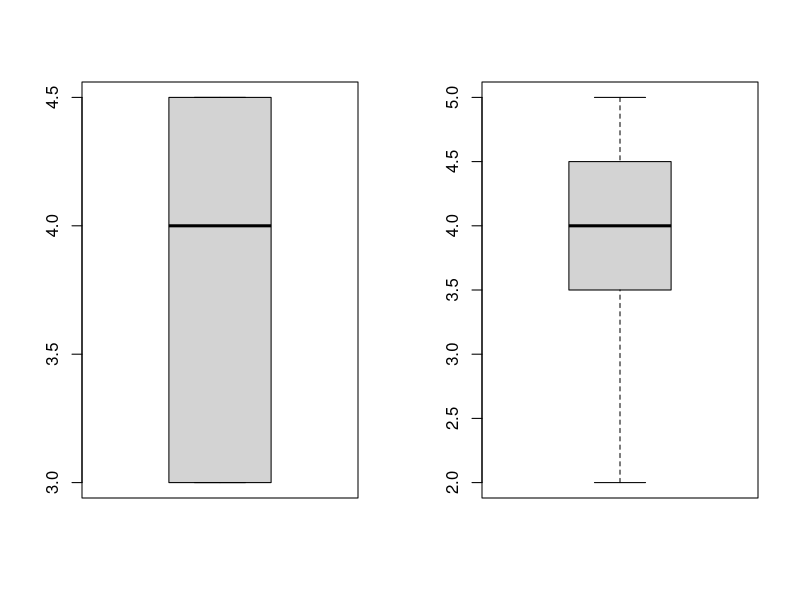
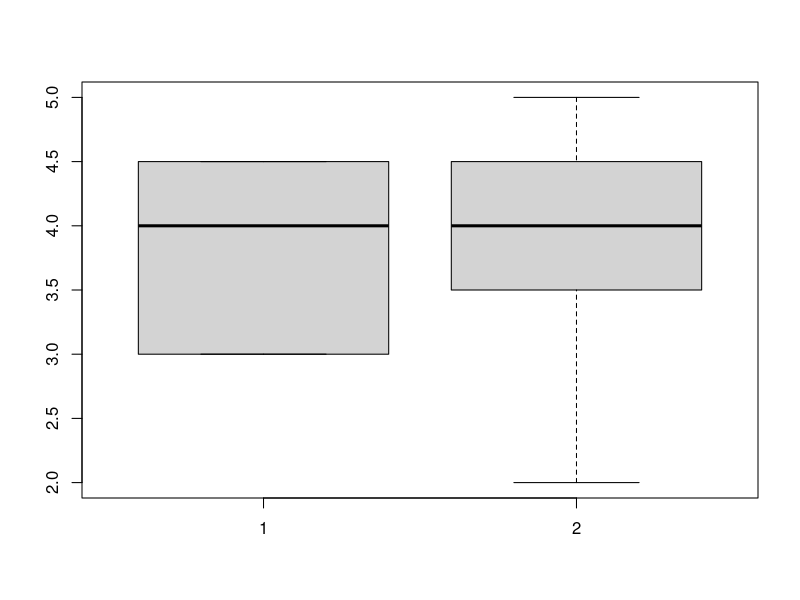

Source code (R) for these figures, in order:
setwd("C:/Users/szymo/Documents/University/semester 3/statistics")

bike=c(1,2,3,0,1,15,7)

mean(bike)
quantile(bike)
summary(bike)
quantile(bike, probs=0.7)

"mean median min max var sd"

groupA = c(3.0, 3.0, 4.0, 4.5, 4.5)
groupB = c(2.0, 3.5, 4.0, 4.5, 5.0)

min(groupA); min(groupB)
mean(groupA); mean(groupB)
median(groupA); median(groupB)
max(groupA); max(groupB)
var(groupA); var(groupB)

sd(groupA)
sd(groupB)

sd(groupA)/mean(groupA)
sd(groupB)/mean(groupB)

par(mfrow = c(1,2))
boxplot(groupA)
boxplot(groupB)

par(mfrow=c(1,1))
boxplot(groupA, groupB)
